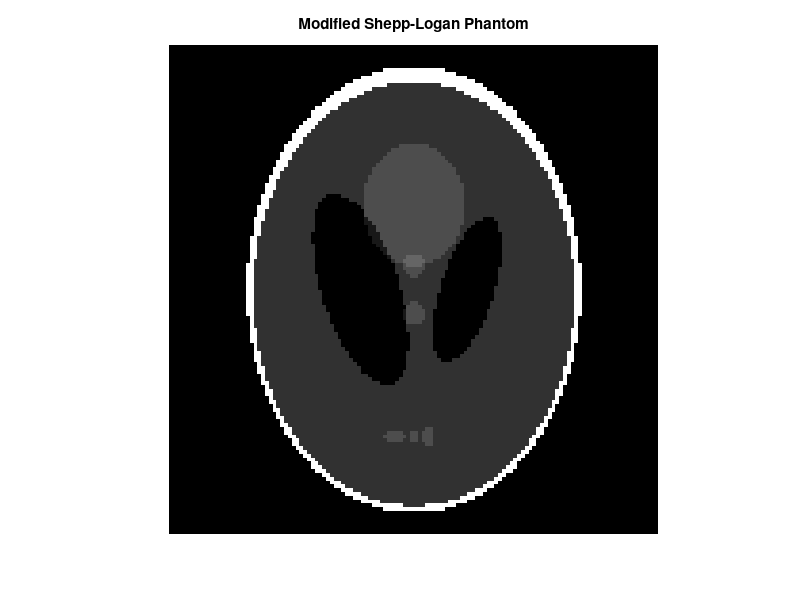
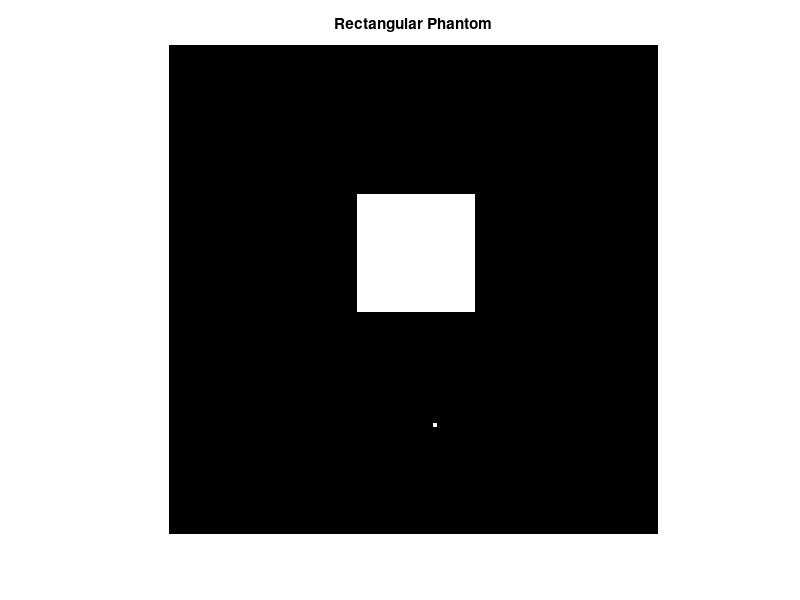

MATLAB code to generate these figures, in order: (Note: this script raises an error after producing the figures.)
%% Test IRT Toolbox
%% - Generate phantoms
%% - Perform idealized forward model
%% - Display

close all;

cl = 0;
ch = 40;

dist = 200;

%% Phantom

% Phantom Generation

% Generate Head
x1 = phantom('Modified Shepp-Logan',128);
figure(1); imshow(x1); title('Modified Shepp-Logan Phantom');

% Generate Rect with Impulse
x2 = zeros(128);x2(40:70,50:80) = 1; x2(100,70) = 3;
figure(2); imshow(x2); title('Rectangular Phantom');

%x3 = zeros(128); x(5,64) = 1; x(100,70) = 2;

% %% MATLAB Radon Transform
% theta = 0:179;
% [yrm,xp] = radon(x,theta);
% figure; imagesc(yrm,[0 mx]); title('Parallel Beam Projection [Builtin]');
% xlabel('Rotation Angles [index]'); ylabel('Sensor Positions [index]'); 
% colormap(hot); axis image;
% 
% %% MATLAB Fanbeam Transform
% dist = 200;
% fan_geom = 'line';
% fan_spac = 1;
% fan_incr = 1;
% [yfm,fan_sensor_positions, fan_rotation_angles] = ...
%     fanbeam(x,dist, ...
%     'FanSensorGeometry',fan_geom, ...
%     'FanRotationIncrement',fan_incr, ...
%     'FanSensorSpacing',fan_spac);
% figure; imagesc(yfm,[0 mx]); title('Fan Beam Projection [Builtin]');
% xlabel('Rotation Angles [index]'); ylabel('Sensor Positions [index]'); 
% colormap(hot); axis image;

%% IRT Radon Transform

% Sinogram geometry
type = 'par';
orbit_start = 90;
orbit = 180;
nb = 185; % number of bins
na = 180; % number of angles
dr = 1; % ray spacing
%offset_r = -.5; % channel offset
offset_r = 0; % channel offset
strip_width = dr; % strip width
sgr = sino_geom(type,...
    'orbit_start',orbit_start,'orbit',orbit, ...
    'nb',nb,'na',na,'dr',dr, ...
    'offset_r',0,'strip_width',strip_width);

% Image geometry
nx = 128;
ny = 128;
dx = 1;
dy = 1;
offset_x = -.5;
offset_y = -.5;
mask = true(nx,ny);
ig = image_geom('nx',nx,'ny',ny, ...
    'dx',dx,'dy',dy, ...
    'offset_x',offset_x,'offset_y',offset_y, ...
    'mask',mask);

% Radon Transform 
table = {'square/strip','Ltab',[1000],'strip_width',[dr]};
nthread = jf('ncore');
Gp = Gtomo2_table(sgr,ig,table,'nthread',nthread);
px1 = Gp*x1;
px2 = Gp*x2;
figure(11); imagesc(px1); title('Parallel Beam of Head [IRT]');
xlabel('Rotation Angles [index]'); ylabel('Sensor Positions [index]'); 
colormap(hot); axis image;
figure(12); imagesc(px2); title('Parallel Beam of Rect [IRT]');
xlabel('Rotation Angles [index]'); ylabel('Sensor Positions [index]'); 
colormap(hot); axis image;

%% IRT Fanbeam Transform
orbit_start = 90;
orbit = 360;
type = 'fan';
nb = 187;
na = 360;
ds = 1; % ray spacing
offset_s = 0; % channel offset
strip_width = ds;
dso = dist; % distance from source to origin
dod = dist; % distance from origin to detector
dfs = Inf; % flat dector

sgf = sino_geom(type,...
    'orbit_start',orbit_start,'orbit',orbit, ...
    'nb',nb,'na',na,'ds',ds, ...
    'offset_s',offset_s,'strip_width',strip_width, ...
    'dso',dso,'dod',dod,'dfs',dfs);
    
% Fanbeam Transform 
table = {'linear','Ltab',[1000]};
%nthread = jf('ncore');
Gf = Gtomo2_table(sgf,ig,table);
fx1 = Gf*x1;
fx2 = Gf*x2;
figure(21); imagesc(fx1); title('Fan Beam of Head [IRT]');
xlabel('Rotation Angles [index]'); ylabel('Sensor Positions [index]'); 
colormap(hot); axis image;
figure(22); imagesc(fx2); title('Fan Beam of Rect [IRT]');
xlabel('Rotation Angles [index]'); ylabel('Sensor Positions [index]'); 
colormap(hot); axis image;


%% Comparison Plots

%% Radon / Parallel Beam
% 
% colr = 120;
% figure;
% plot(yrm(:,colr),'o-'); hold on; plot(yri(:,colr),'+-');
% title('Close Agreement between Parallel Beam Methods');
% legend('MATLAB Par Slice','IRT Par Slice');
% % Less agreement along edge - why? 
% % hypothesis:  slight angular offset, different forms of interpolation, irt's
% % strip width
% 
% %% Fan Beam
% 
% colf = 91;
% figure;
% plot(yfm(:,colf),'o-'); hold on; plot(yfi(:,colf),'+-');
% title('Title');
% legend('MATLAB Fan Slice','IRT Fan Slice');


%% Print
print(1,'-dpng','head-phantom.png')
print(2,'-dpng','rect-phantom.png');
print(11,'-dpng','head-para.png');
print(12,'-dpng','rect-para.png');
print(21,'-dpng','head-fan.png');
print(22,'-dpng','rect-fan.png');
%print(2,'-dpng','radon-proj-matlab.png')
%print(3,'-dpng','fanbeam-proj-matlab.png')
%print(4,'-dpng','radon-proj-irt.png');